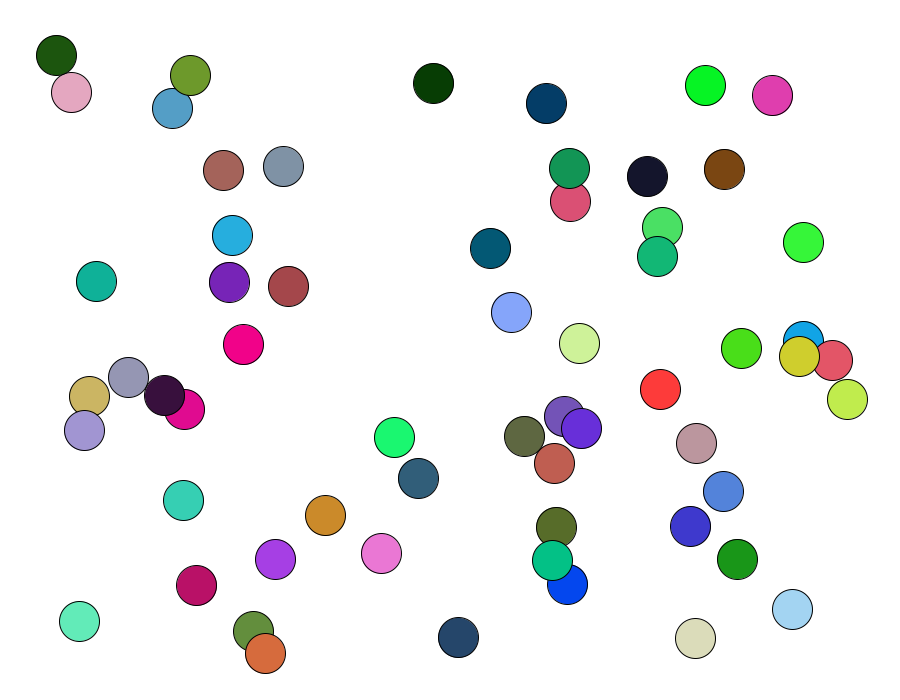
Frame 1 (no input)
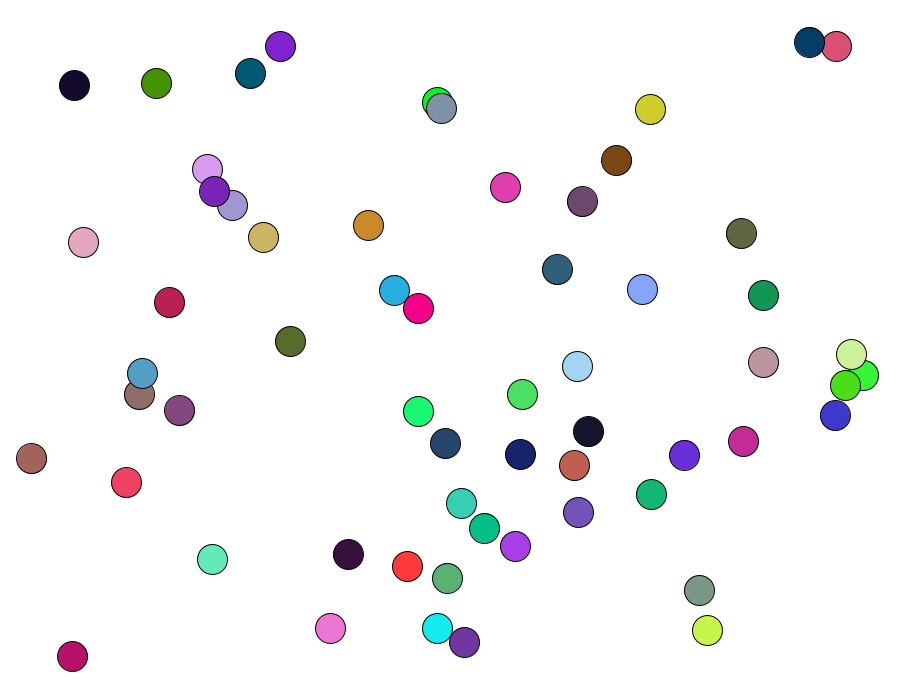
Frame 60 (the mouse pressed at the canvas centre just before this capture)
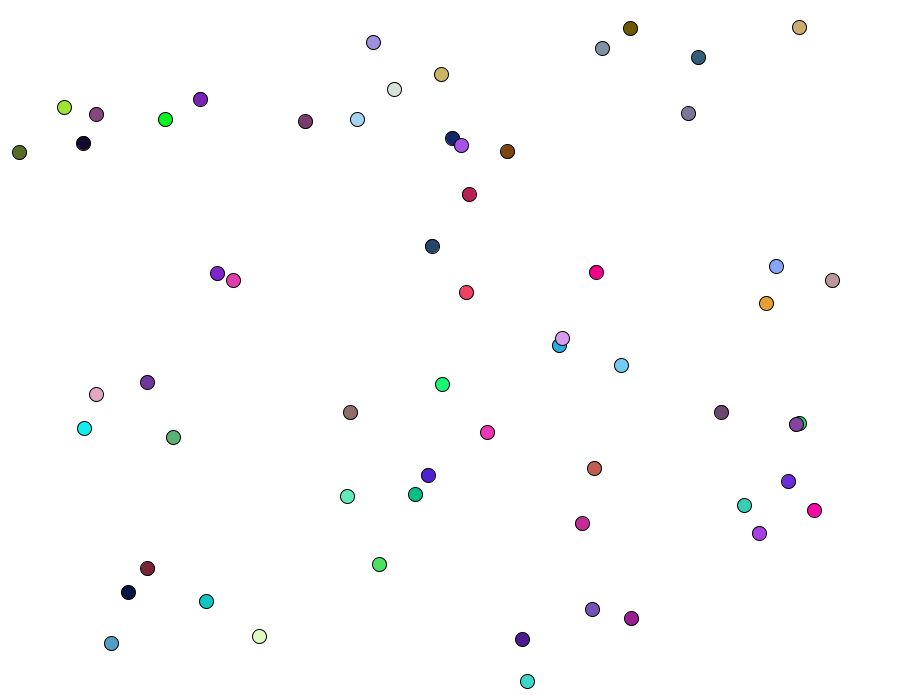
Frame 120 (the mouse held since frame 60 and released just before this capture)

The Processing sketch that drew these frames (run headless with seeded random() and noise(); from frame 60 on, the mouse is pressed at the canvas centre):

// Processing sketch: arrayballsacceptable
// ── arrayballsacceptable.pde
int numBalls=60;
float ballDiam = 40;
float maxSpeed=5;
float[] ballX = new float[numBalls];
float[] ballY  = new float[numBalls];
float[] ballXSpeed= new float[numBalls];
float[] ballYSpeed = new float[numBalls];
color[] ballColor = new color[numBalls];
float[] ball2Diam = new float[numBalls];

void setup() {
  size(900, 700); 
  for (int i=0; i<numBalls; i++) { // this loop initializes all the values using the random function
   ballX[i]=random(ballDiam, width-ballDiam); // come in from the edge slightly...
    ballY[i]=random(ballDiam, height-ballDiam); // come in from the edge slightly...
    ballXSpeed[i]=random(-maxSpeed, maxSpeed);
    ballYSpeed[i]=random(-maxSpeed, maxSpeed);
    ballColor[i] = color(random(0, 255), random(0, 255), random(0, 255));
  }
}

void draw() {
  background(255);
  for (int i=0; i<numBalls; i++) {
    fill(ballColor[i]);
    ellipse(ballX[i], ballY[i], ballDiam, ballDiam);
    ballX[i]+=ballXSpeed[i];
    ballY[i]+=ballYSpeed[i];
    if (ballX[i]<ballDiam || ballX[i]>width-ballDiam) { 
      ballXSpeed[i]*=-1;
      ballColor[i] = color(random(0, 255), random(0, 255), random(0, 255));
     
    }
    if (ballY[i]<ballDiam || ballY[i]>height-ballDiam) { 
      ballYSpeed[i]*=-1;
      ballColor[i] = color(random(0, 255), random(0, 255), random(0, 255));
      ballDiam -=1;
      ballXSpeed[i]-=1;
      ballYSpeed[i]-=1;
    }
    if (ballDiam==0){
      
      background (255);
      frameRate (0);
    }
  }
}
